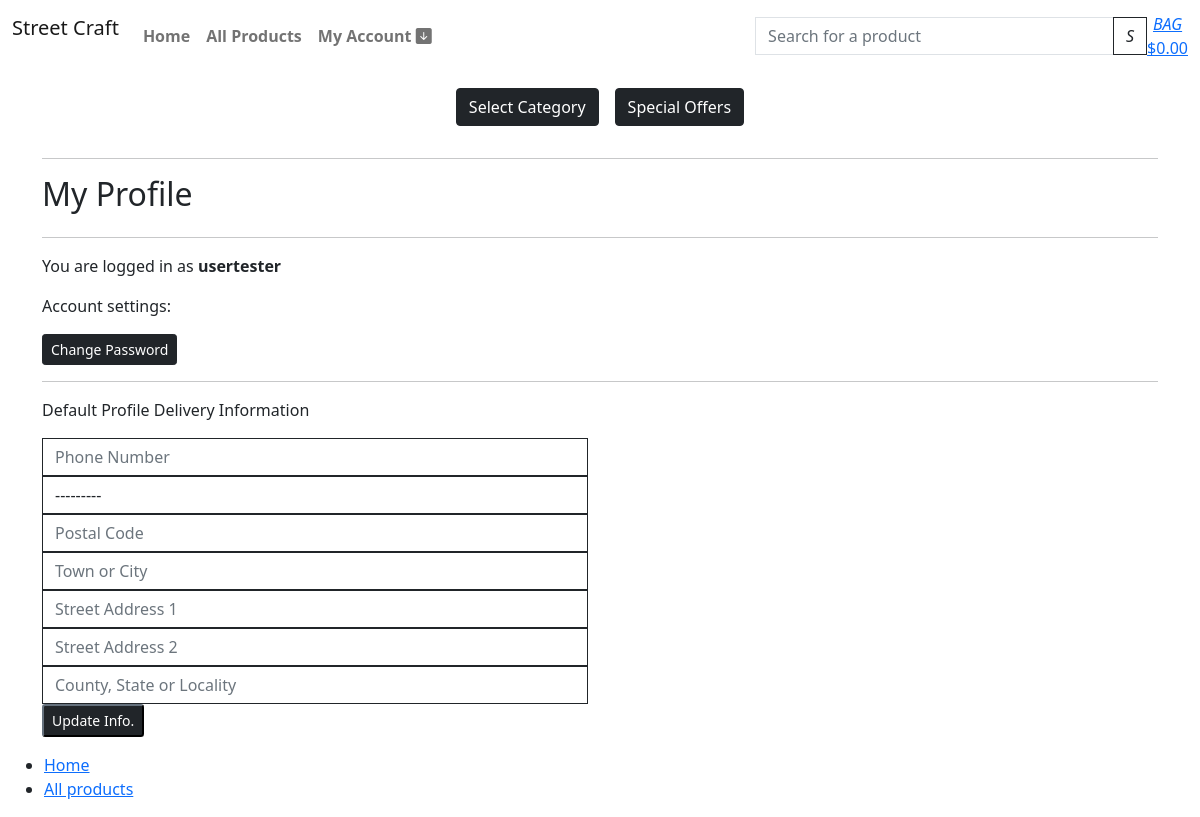
Before: /profile/user/ (signed in) with the older database file.
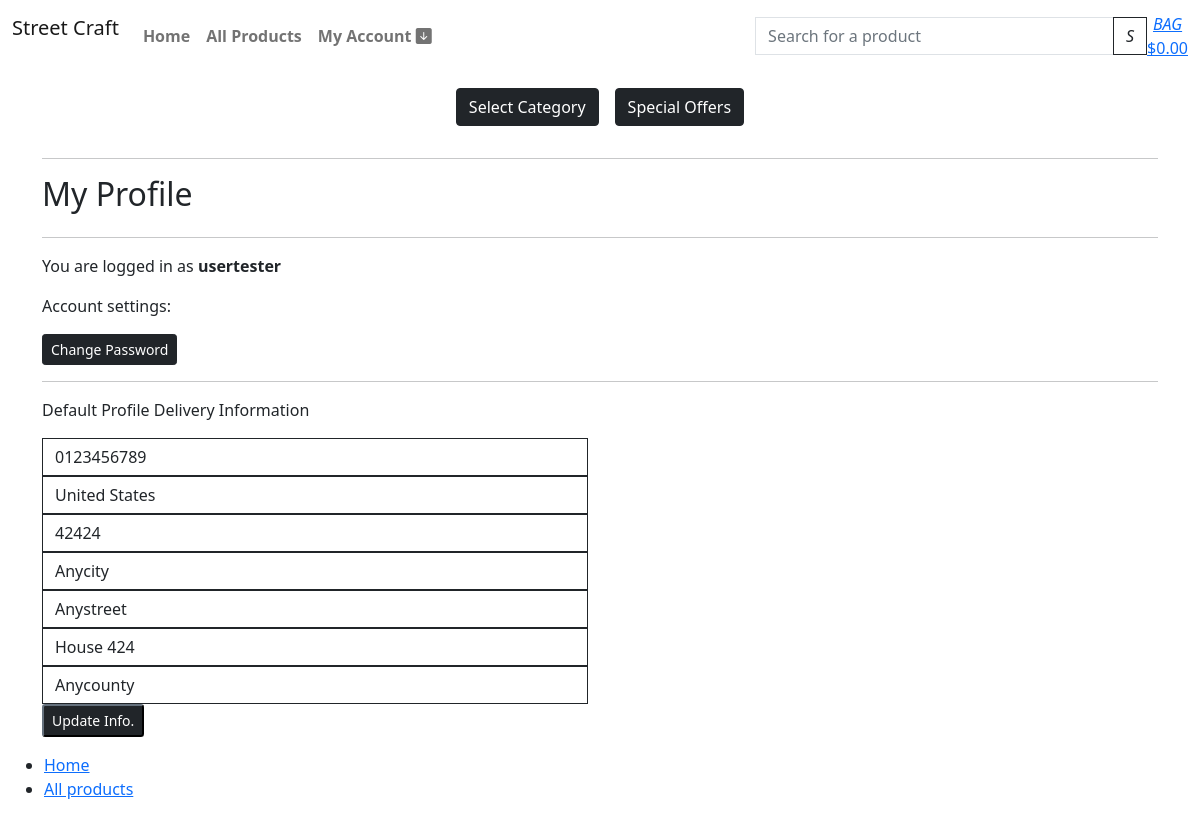
After: the same page with the newer database file.
### profiles/models.py (models this page shows, shortened)
class UserProfile(models.Model):
    user = models.OneToOneField(User, on_delete=models.CASCADE)
    default_phone_number = models.CharField(max_length=20, null=True, blank=True)
    default_country = CountryField(blank_label='Country *', null=True, blank=True)
    default_postcode = models.CharField(max_length=20, null=True, blank=True)
    default_town_or_city = models.CharField(max_length=40, null=True, blank=True)
    default_street_address1 = models.CharField(max_length=80, null=True, blank=True)
    default_street_address2 = models.CharField(max_length=80, null=True, blank=True)
    default_county = models.CharField(max_length=80, null=True, blank=True)

### profiles/views.py (the view)
# urls.py: path('user/', views.profile, name='profile')
@login_required
def profile(request):
    profile = get_object_or_404(UserProfile, user=request.user)
    form = UserProfileForm(instance=profile)
    if request.method == 'POST':
        form = UserProfileForm(request.POST, instance=profile)
        if form.is_valid():
            form.save()
            messages.success(request, 'Profile updated successfully')
    template = 'profiles/profile.html'
    context = {
        'profile': profile,
        'form': form,
        'on_profile_page': True
    }
    return render(request, template, context)

### profiles/forms.py
class UserProfileForm(forms.ModelForm):
    class Meta:
        model = UserProfile
        exclude = ('user',)
    def __init__(self, *args, **kwargs):
        super().__init__(*args, **kwargs)
        placeholders = {
            'default_phone_number': 'Phone Number',
            'default_postcode': 'Postal Code',
            'default_town_or_city': 'Town or City',
            'default_street_address1': 'Street Address 1',
            'default_street_address2': 'Street Address 2',
            'default_county': 'County, State or Locality',
        }
        self.fields['default_phone_number'].widget.attrs['autofocus'] = True
        for field in self.fields:
            if field != 'default_country':
                if self.fields[field].required:
                    placeholder = f'{placeholders[field]} *'
                else:
                    placeholder = placeholders[field]
                self.fields[field].widget.attrs['placeholder'] = placeholder
            self.fields[field].widget.attrs['class'] = 'border-dark rounded-0'
            self.fields[field].label = False

### templates/profiles/profile.html (shortened to what this page needs)
{% extends "base.html" %}
{% load static %}
{% load account %}
{% block content %}
    <div class="container">
        <div class="row">
            <div class="col">
                <hr>
                <h2 class="logo-font mb-4">My Profile</h2>
                <hr>
            </div>
        </div>
        <div class="row">
            <div class="col">
                <p>You are logged in as <strong>{% user_display user %}</strong></p>
                <p>Account settings:</p>
                <div>
                    <a class="btn btn-sm btn-dark" aria-current="page" href="{% url 'account_change_password' %}">Change Password</a>
                </div>
                <hr>
            </div>
        </div>
        <div class="row">
            <div class="col-12 col-lg-6">
                <p>Default Profile Delivery Information</p>
                <form action="{% url 'profile' %}" method="POST" id="profile_update_form">
                    {{ form|crispy }}
                    <button class="btn-sm btn-dark">Update Info.</button>
                </form>
            </div>
            <div class="col-12 col-lg-6"></div>
        </div>
    </div>
{% endblock %}

Changed rows visible on the page:
changed UserProfile: default_phone_number (not shown) → "0123456789"; default_country "---------" → "United States"; default_postcode (not shown) → "42424"; default_town_or_city (not shown) → "Anycity"; default_street_address1 (not shown) → "Anystreet"; default_street_address2 (not shown) → "House 424"; default_county (not shown) → "Anycounty"
